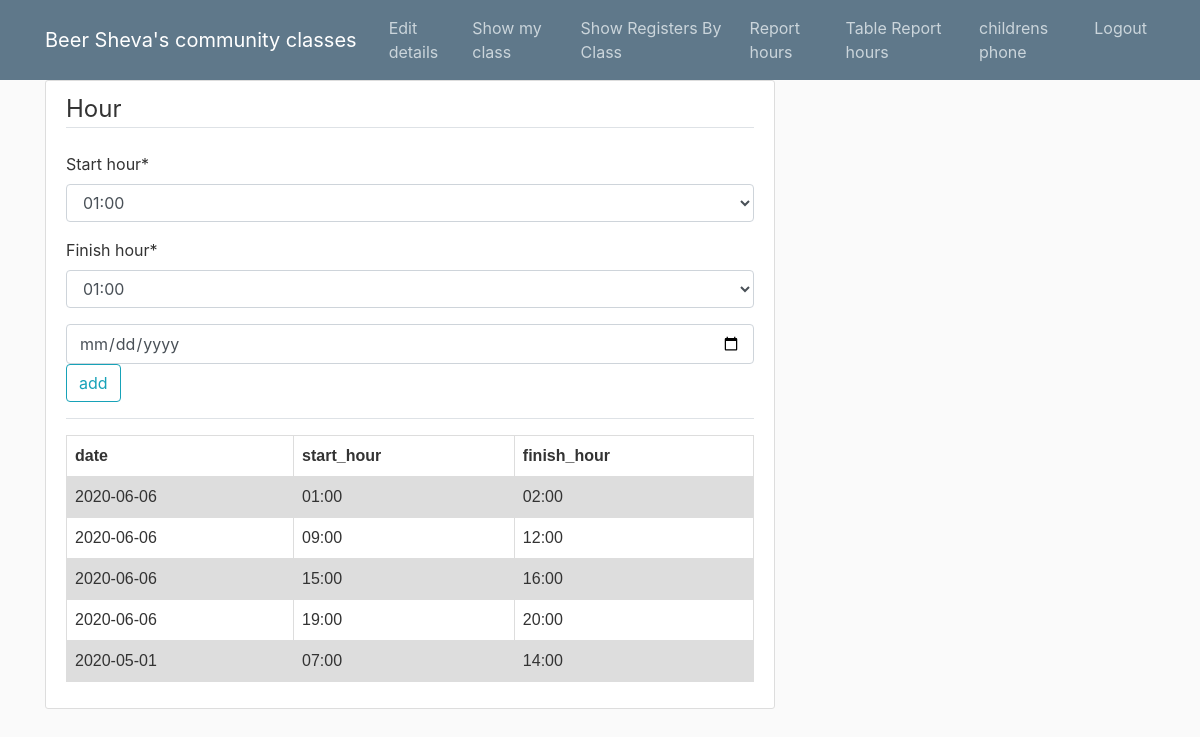
/hoursreportGuid/ (signed in), run on the app's committed database.
### users/models.py (models this page shows, shortened)
class HoursReport(models.Model):
	t_id = models.CharField(max_length=9)
	start_hour=models.CharField(max_length=20)
	finish_hour=models.CharField(max_length=20)
	date=models.CharField(max_length=20)

### users/views.py (the view)
# urls.py: path('hoursreportGuid/',user_views.HoursReportGuid,name ='hoursReportGuid'),
def HoursReportGuid(request):
    value = HoursReport.objects.all()
    table = []
    for t in value:
        if t.t_id == request.user.userprofile.t_id:
            table.append([t.date, t.start_hour, t.finish_hour])
    if request.method == 'POST':
        hoursReportForm = HoursReportForm(request.POST)
        if hoursReportForm.is_valid():
            context = {'hoursReportForm': hoursReportForm, 'table': table}
            ST = hoursReportForm.cleaned_data.get('start_hour')
            FT = hoursReportForm.cleaned_data.get('finish_hour')
            STN= ST.split(':')
            FTN = FT.split(':')
            dateG = request.POST.get('guideDatePicker')
            if dateG=="":
                messages.warning(request, 'No date entered')
                return render(request, 'guide/HoursReportG.html', context)
            for t in value:
                if t.t_id==request.user.userprofile.t_id and t.start_hour ==ST and  FT==t.finish_hour and t.date==dateG:
                    messages.warning(request, 'This hourly report already exists')
                    return render(request, 'guide/HoursReportG.html', context)
                if  int(STN[0])>=int(FTN[0]):
                    messages.warning(request, 'Your start time is later than end time')
                    return render(request, 'guide/HoursReportG.html', context)
                tSTN=t.start_hour.split(':')
                tFTN=t.finish_hour.split(':')
                if t.t_id==request.user.userprofile.t_id and t.date==dateG and (int(tSTN[0])<int(STN[0])<int(tFTN[0]) or int(tSTN[0])<int(FTN[0])<int(tFTN[0]) or (int(STN[0])<int(tSTN[0]) and int(FTN[0])>int(tFTN[0]))):
                    messages.warning(request, 'Times overlap with existing data')
                    return render(request,'guide/HoursReportG.html', context)
            rc = HoursReport(t_id=request.user.userprofile.t_id, start_hour=ST, finish_hour=FT, date=dateG)
            rc.save()
            value = HoursReport.objects.all()
            table=[]
            for t in value:
                if t.t_id==request.user.userprofile.t_id:
                    table.append([t.date,t.start_hour,t.finish_hour])
            context = {'hoursReportForm': hoursReportForm,'table':table}
            messages.success(request, ' The Hours reporting succeeded  !')
            return render(request, 'guide/HoursReportG.html', context)
    else:
        hoursReportForm = HoursReportForm()
    context = {'hoursReportForm': hoursReportForm,'table':table}
    return render(request, 'guide/HoursReportG.html', context)

### users/forms.py
class HoursReportForm(forms.ModelForm):
    CHOICES = (
        ( "01:00","01:00"),
        ("02:00", "02:00"),
        ("03:00", "03:00"),
        ("04:00", "04:00"),
        ("05:00", "05:00"),
        ("06:00", "06:00"),
        ("07:00", "07:00"),
        ("08:00", "08:00"),
        ("09:00", "09:00"),
        ("10:00", "10:00"),
        ("11:00", "11:00"),
        ("12:00", "12:00"),
        ("13:00", "13:00"),
        ("14:00", "14:00"),
        ("15:00", "15:00"),
        ("16:00", "16:00"),
        ("17:00", "17:00"),
        ("18:00", "18:00"),
        ("19:00", "19:00"),
        ("20:00", "20:00"),
        ("21:00", "21:00"),
        ("22:00", "22:00"),
        ("23:00", "23:00"),
    )
    start_hour = forms.CharField(widget=forms.Select(choices=CHOICES))
    finish_hour=forms.CharField(widget=forms.Select(choices=CHOICES))
    class Meta:
        model = User
        fields = ['start_hour','finish_hour',]

### users/templates/guide/HoursReportG.html (shortened to what this page needs)
{% extends "guide/baseGuide.html" %}
{% load crispy_forms_tags %}
{% block content %}
    <div class="content-section">
        <form method="POST">
            <fieldset class="form-group">
                <legend class="border-bottom mb-4">Hour</legend>
                {{ hoursReportForm|crispy }}
            <input class="form-control" id="guideDatePicker" type="date" name="guideDatePicker" placeholder="">
             <html>
                    <head>
                    </head>
                    <body>
                    <table>
                      <tr>
                        <th>date</th>
                        <th>start_hour</th>
                        <th>finish_hour</th>
                      </tr>
                    {% for T in table %}
                    <tr>
                    {% for r in T %}
                    <td>{{r}}</td>
                    {% endfor %}
                    </tr>
                    {% endfor %}
                    </body>
                    </html>
            </fieldset>
            <div class="form-group">
               <button class="btn btn-outline-info" type="submit">add</button>
            </div>
        </form>
        <div class="border-top pt-3">
        </div>
    </div>
{% endblock content %}

### homepage/static/homepage/main.css (style rules this page uses)
body { background: #fafafa; color: #333333; margin-top: 5rem; }
.content-section { background: #ffffff; padding: 10px 20px; border: 1px solid #dddddd; border-radius: 3px; margin-bottom: 20px; }

### users/templates/guide/HoursReportG.html (style rules this page uses)
table { font-family: arial, sans-serif; border-collapse: collapse; width: 100%; }
td, th { border: 1px solid #dddddd; text-align: left; padding: 8px; }
tr:nth-child(even) { background-color: #dddddd; }

### data on the page
HoursReport: T "2020-06-06" "01:00" "02:00"
HoursReport: T "2020-06-06" "09:00" "12:00"
HoursReport: T "2020-06-06" "15:00" "16:00"
HoursReport: T "2020-06-06" "19:00" "20:00"
HoursReport: T "2020-05-01" "07:00" "14:00"
